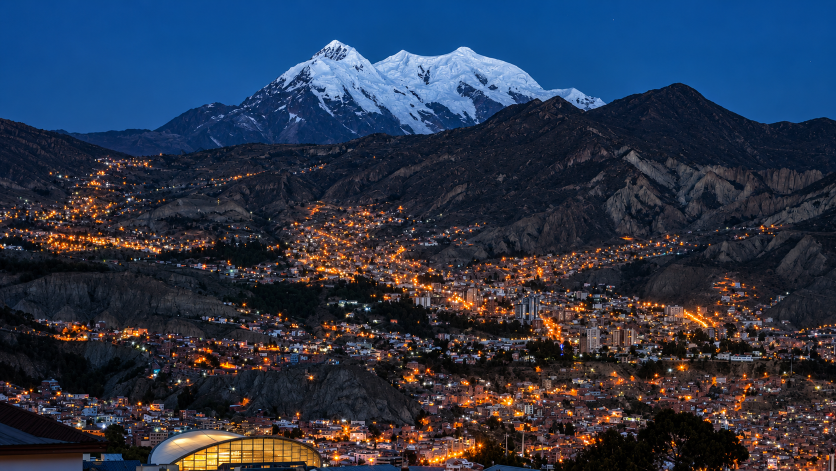
#> input picture .design/lapaz-illimani-fuente.png, 1672 x 941 px (shown at 1/2 size)
$ python -i prepare_assets.py   (imports and definitions only)
#> lines starting #> are read from the running program, lines starting #| are printed output that depends on the picture
# -*- coding: utf-8 -*-
"""
Prepara los recursos gráficos oficiales para la web.

Toma el logo y la fotografía originales y produce las variantes que consume
el sitio. NO rediseña la marca: solo recorta el margen blanco, genera
transparencia, arma un bloque horizontal con los dos elementos que ya existen
en el original (símbolo + logotipo) y produce una versión clara para fondos
oscuros.

Uso:
    python tools/prepare_assets.py
    python tools/prepare_assets.py --logo RUTA --foto RUTA
"""

from __future__ import annotations

import argparse
from pathlib import Path

from PIL import Image, ImageChops, ImageFilter

ROOT = Path(__file__).resolve().parents[1]
MEDIA = ROOT / "public" / "media"

DEFAULT_LOGO = Path.home() / "Downloads" / "ChatGPT Image Sep 3, 2026, 11_41_23 PM.png"
# La fotografía vive en el propio proyecto: la exportación no puede depender
# de un archivo suelto en Descargas.
DEFAULT_FOTO = ROOT / ".design" / "lapaz-illimani-fuente.png"

PAPER = (245, 243, 237)
WHITE_CUTOFF = 238   # por encima de esto se considera fondo
DARK_CUTOFF = 96     # por debajo de esto se considera "negro" de la marca


# --------------------------------------------------------------------- logo --

def to_transparent(img: Image.Image) -> Image.Image:
    """Convierte el fondo blanco en transparencia con borde suave."""
    img = img.convert("RGBA")
    px = img.load()
    w, h = img.size
    for y in range(h):
        for x in range(w):
            r, g, b, a = px[x, y]
            m = min(r, g, b)
            if m >= WHITE_CUTOFF:
                px[x, y] = (r, g, b, 0)
            elif m > 200:
                # Antialias del borde: opacidad proporcional.
                px[x, y] = (r, g, b, int(a * (WHITE_CUTOFF - m) / (WHITE_CUTOFF - 200)))
    return img


def reversed_variant(img: Image.Image) -> Image.Image:
    """Versión reversa (para fondos oscuros).

    El original combina negro, verde petróleo y dorado, con degradados
    verticales de negro a turquesa en las letras. Recolorear píxel a píxel
    por luminancia rompe esos degradados, así que se usa la solución
    habitual de identidad: una versión reversa a dos tintas —papel cálido
    para toda la marca y dorado conservado en los elementos que ya son
    dorados—. La geometría del logo no se altera.
    """
    img = img.convert("RGBA")
    px = img.load()
    w, h = img.size
    for y in range(h):
        for x in range(w):
            r, g, b, a = px[x, y]
            if a == 0:
                continue
            goldish = r > b + 45 and g > b + 22 and max(r, g, b) > 105
            if not goldish:
                px[x, y] = (*PAPER, a)
    return img


def trim(img: Image.Image, pad: int = 6) -> Image.Image:
    box = img.getbbox()
    if not box:
        return img
    x0, y0, x1, y1 = box
    w, h = img.size
    return img.crop((max(0, x0 - pad), max(0, y0 - pad), min(w, x1 + pad), min(h, y1 + pad)))


def split_lockup(img: Image.Image) -> tuple[Image.Image, Image.Image]:
    """Separa símbolo (arriba) y logotipo (abajo) por la franja vacía."""
    w, h = img.size
    alpha = img.split()[3]
    rows = [sum(alpha.crop((0, y, w, y + 1)).getdata()) for y in range(h)]
    peak = max(rows) or 1

    # Se busca la banda vacía más ancha dentro del 55–90 % de la altura.
    best: tuple[int, int] | None = None
    run_start: int | None = None
    for y in range(int(h * 0.55), int(h * 0.92)):
        if rows[y] < peak * 0.012:
            if run_start is None:
                run_start = y
        else:
            if run_start is not None:
                if best is None or (y - run_start) > (best[1] - best[0]):
                    best = (run_start, y)
                run_start = None
    if run_start is not None and (best is None or (int(h * 0.92) - run_start) > (best[1] - best[0])):
        best = (run_start, int(h * 0.92))

    cut = (best[0] + best[1]) // 2 if best else int(h * 0.78)
    return trim(img.crop((0, 0, w, cut))), trim(img.crop((0, cut, w, h)))


def horizontal_lockup(mark: Image.Image, word: Image.Image, target_h: int = 220) -> Image.Image:
    """Compone símbolo + logotipo en una sola línea, centrados verticalmente."""
    mark_h = target_h
    mark_w = max(1, round(mark.width * mark_h / mark.height))
    mark_r = mark.resize((mark_w, mark_h), Image.LANCZOS)

    word_h = round(target_h * 0.40)
    word_w = max(1, round(word.width * word_h / word.height))
    word_r = word.resize((word_w, word_h), Image.LANCZOS)

    gap = round(target_h * 0.16)
    canvas = Image.new("RGBA", (mark_w + gap + word_w, target_h), (0, 0, 0, 0))
    canvas.paste(mark_r, (0, 0), mark_r)
    canvas.paste(word_r, (mark_w + gap, (target_h - word_h) // 2), word_r)
    return canvas


def build_logo(src: Path) -> None:
#> called with src = '../.design/lapaz-illimani-fuente.png'
    original = Image.open(src)
#> original is the input picture: PIL image 1672x941 RGB; mean R, G, B 43, 53.2, 72.8
    clean = trim(to_transparent(original), pad=10)
#> in trim, `box = img.getbbox()`: box = (0, 0, 1672, 941)
#> in trim, `x0, y0, x1, y1 = box`: x0 = 0; x1 = 1672; y1 = 941

    stacked = clean.copy()
    stacked.thumbnail((720, 720), Image.LANCZOS)
    stacked.save(MEDIA / "logo-cidef.png", optimize=True)

    stacked_inv = reversed_variant(clean.copy())
    stacked_inv.thumbnail((720, 720), Image.LANCZOS)
#> stacked_inv: PIL image 720x405 RGBA
    stacked_inv.save(MEDIA / "logo-cidef-inv.png", optimize=True)

    mark, word = split_lockup(clean)
#> in split_lockup, `alpha = img.split()[3]`:
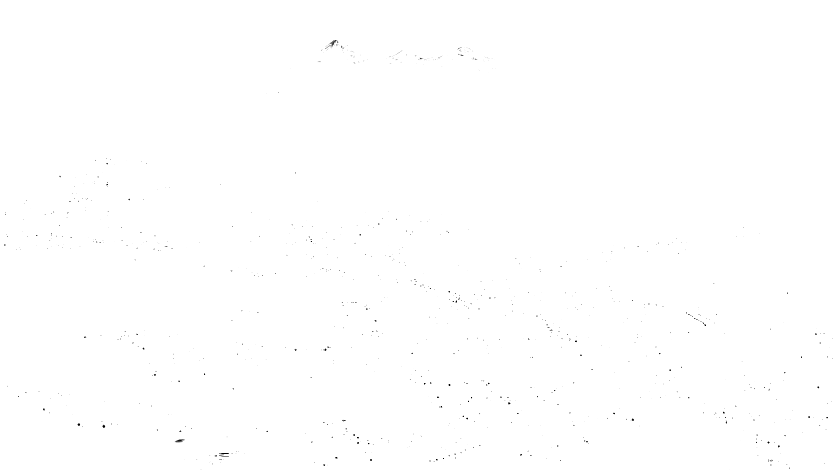
#> alpha: PIL image 1672x941 L (shown at 1/2 size); min 0, max 255, mean 254.7
#> in split_lockup, `rows = [sum(alpha.crop((0, y, w, y + 1)).getdata()) for y in range(h)]`: rows = 941 values, max 426360 at index 0, min 421028 at index 907, mean 425895.4
#> in split_lockup, `peak = max(rows) or 1`: peak = 426360
#> in split_lockup, `cut = (best[0] + best[1]) // 2 if best else int(h * 0.78)`: cut = 733
#> call 2 of trim, with pad = 6
#> in trim (call 2), `box = img.getbbox()`: box = (0, 0, 1672, 733)
#> in trim (call 2), `x0, y0, x1, y1 = box`: y1 = 733
#> in trim (call 2), `return img.crop((max(0, x0 - pad), max(0, y0 - pad), min(w, x1 + pad),..`:
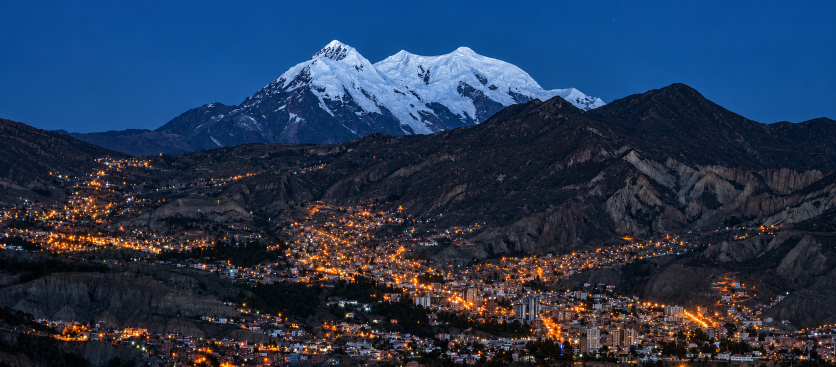
#> returned value: PIL image 1672x733 RGBA (shown at 1/2 size); mean R, G, B, A 37.5, 54.9, 81.3, 254.8; transparent parts drawn white
    mark_only = mark.copy()
    mark_only.thumbnail((512, 512), Image.LANCZOS)
    mark_only.save(MEDIA / "logo-cidef-mark.png", optimize=True)

    horizontal_lockup(mark, word).save(MEDIA / "logo-cidef-h.png", optimize=True)
#> in horizontal_lockup, `canvas = Image.new("RGBA", (mark_w + gap + word_w, target_h), (0, 0, 0..`: canvas: PIL image 1244x220 RGBA; every value is 0
#> in horizontal_lockup, `canvas.paste(word_r, (mark_w + gap, (target_h - word_h) // 2), word_r)`:
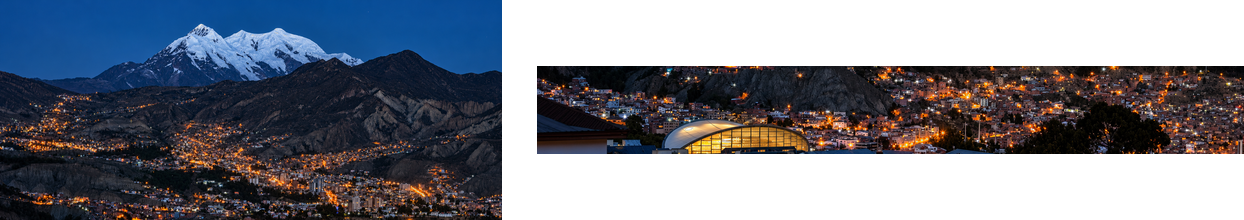
#> canvas: PIL image 1244x220 RGBA; mean R, G, B, A 29.1, 32.7, 42.4, 160.4; transparent parts drawn white
    horizontal_lockup(reversed_variant(mark.copy()), reversed_variant(word.copy())).save(
        MEDIA / "logo-cidef-h-inv.png", optimize=True
    )
#> call 2 of horizontal_lockup, with target_h = 220
#> in horizontal_lockup (call 2), `mark_h = target_h`: mark_h = 220
#> in horizontal_lockup (call 2), `word_r = word.resize((word_w, word_h), Image.LANCZOS)`:
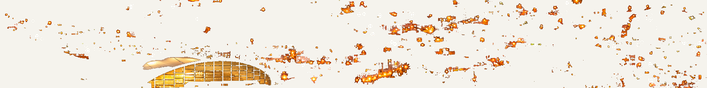
#> word_r: PIL image 707x88 RGBA; mean R, G, B, A 240.2, 230.9, 218.3, 254.3; transparent parts drawn white
#> in horizontal_lockup (call 2), `canvas.paste(word_r, (mark_w + gap, (target_h - word_h) // 2), word_r)`:
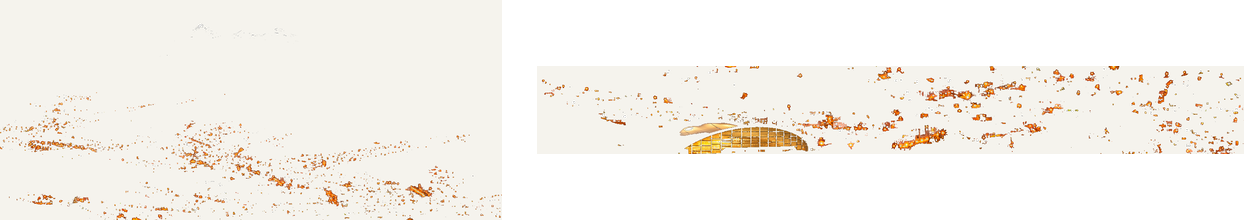
#> canvas: PIL image 1244x220 RGBA; mean R, G, B, A 152.7, 148.9, 143, 160.4; transparent parts drawn white

    # Favicon a partir del símbolo, sobre el azul noche institucional.
    fav = Image.new("RGBA", (512, 512), (3, 26, 36, 255))
    m = reversed_variant(mark.copy())
    m.thumbnail((392, 392), Image.LANCZOS)
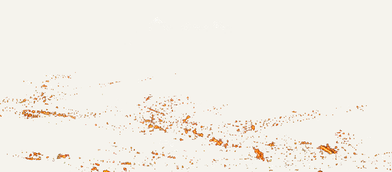
#> m: PIL image 392x172 RGBA; mean R, G, B, A 243.6, 239.5, 232, 254.8; transparent parts drawn white
    fav.paste(m, ((512 - m.width) // 2, (512 - m.height) // 2), m)
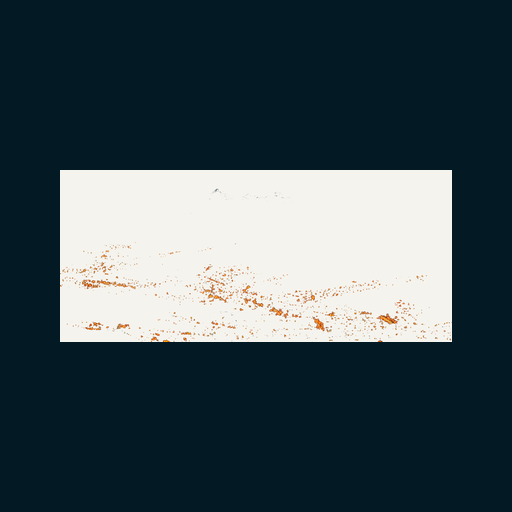
#> fav: PIL image 512x512 RGBA; mean R, G, B, A 64.8, 80.9, 86.4, 254.9; transparent parts drawn white
    fav.convert("RGB").save(ROOT / "public" / "favicon.png", optimize=True)

    for name in (
        "logo-cidef.png",
        "logo-cidef-inv.png",
        "logo-cidef-h.png",
        "logo-cidef-h-inv.png",
        "logo-cidef-mark.png",
    ):
        f = MEDIA / name
        im = Image.open(f)
#> (the run stopped early here; a loop or call above may not have finished)
